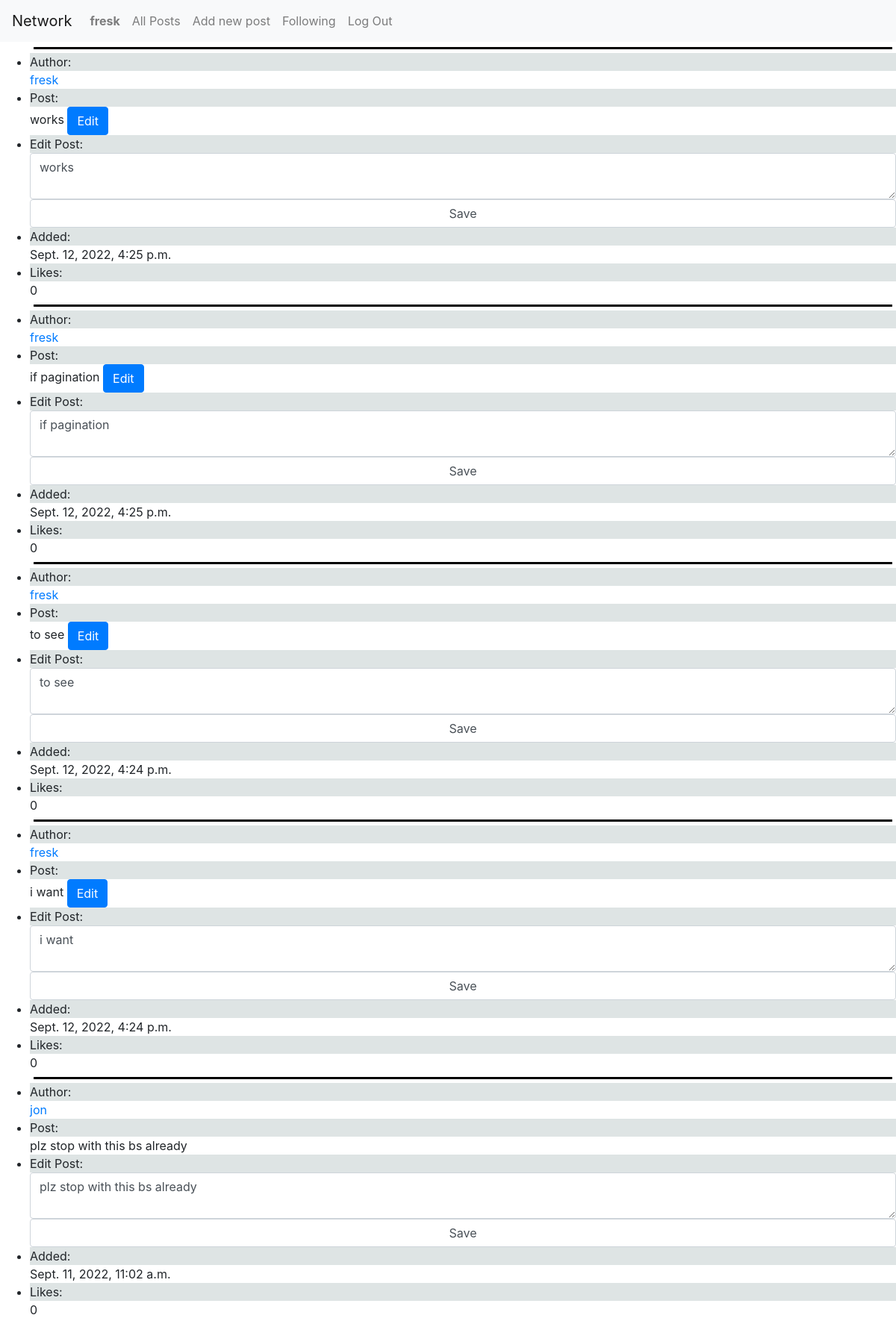
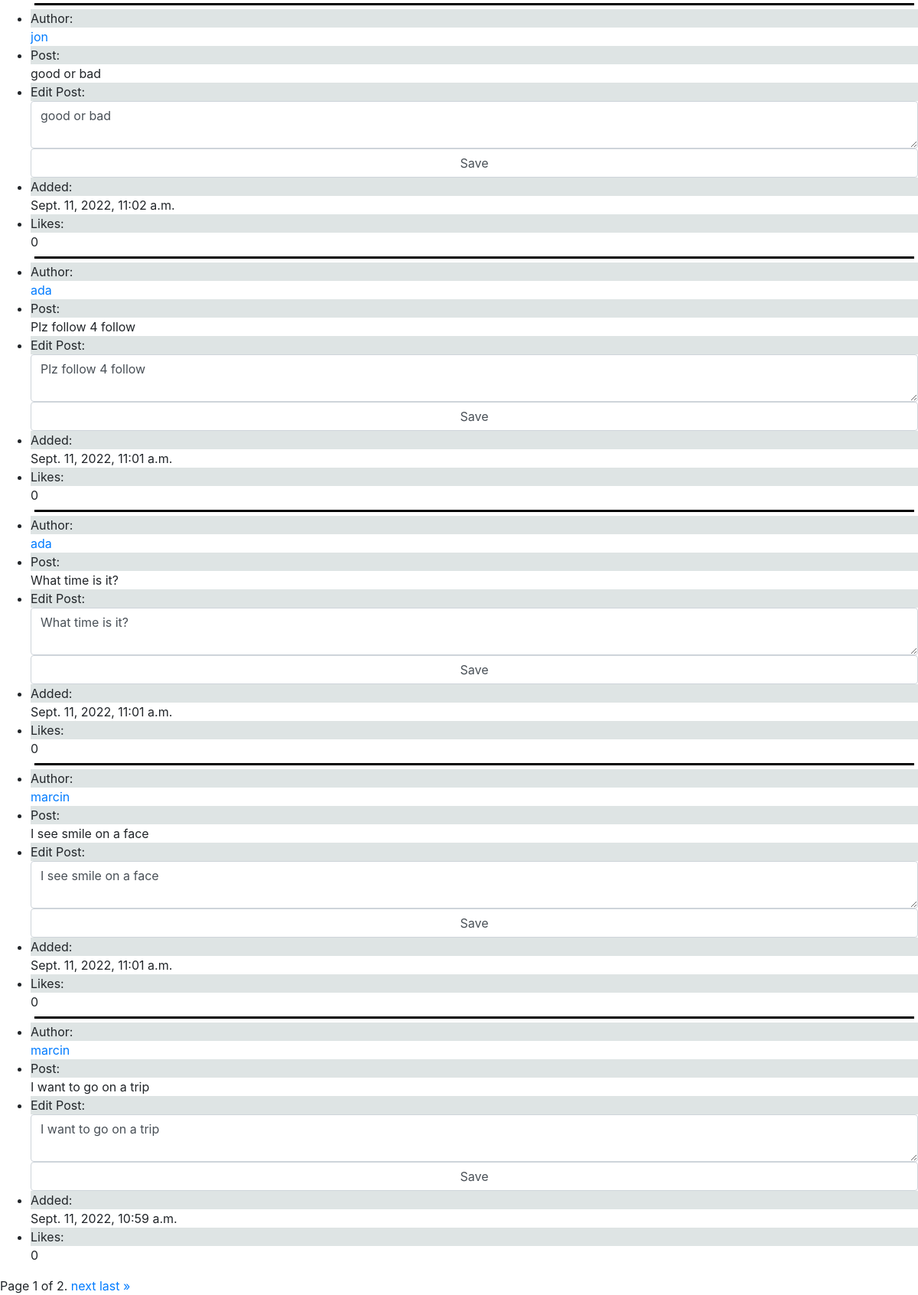
Screenshot of / (signed in) with the database file from the repository (2 pictures, top to bottom).
### network/models.py (models this page shows, shortened)
class User(AbstractUser):
    followers_number = models.IntegerField(default=0)
    following_number = models.IntegerField(default=0)
    followers = models.ManyToManyField("self", blank=True, symmetrical=False, related_name="u_followers")
    following = models.ManyToManyField("self", blank=True,  symmetrical=False, related_name="u_following")

class New_post(models.Model):
    poster = models.ForeignKey(User, on_delete=models.CASCADE, related_name="poster")
    post = models.TextField(max_length=500)
    date = models.DateTimeField(auto_now=True)
    likes = models.IntegerField(default=0)

### network/views.py (the view)
# urls.py: path("", views.index, name="index"),
def index(request):
    posts = list(reversed(New_post.objects.all()))
    paginator = Paginator(posts, 10)
    page_number = request.GET.get('page')
    page_obj = paginator.get_page(page_number)
    return render(request, "network/index.html", {
        "page_obj": page_obj
    })

### network/templates/network/index.html (shortened to what this page needs)
{% extends "network/layout.html" %}
{% load static %}
{% block body %}
    <ul>
        {% for post in page_obj %}
            <div class="line"></div>
            <div>
                <li>
                    <div class="grey">Author:</div>
                    <a href="{% url 'profile' post.poster.id %}">{{ post.poster }}</a>
                </li>
                <div class="post">
                    <li>
                        <div class="grey">Post:</div>{{ post.post }}
                        {% if post.poster == user %}
                            <button class="btn btn-primary" class="edit-b" data-box="edit-button" name="ed" value="esd">Edit</button>
                        {% endif %}
                    </li>
                </div>
                <div class="edit">
                    <li>
                        <div class="grey">Edit Post:</div>
                        <form id="edit-post">
                            <textarea class="form-control">{{ post.post }}</textarea>
                            <input class="form-control" type="submit" value="Save" class="btn btn-primary"/>
                        </form>
                    </li>
                </div>
                <li><div class="grey">Added:</div>{{ post.date }}</li>
                <li><div class="grey">Likes:</div>{{ post.likes }}</li>
                {% empty %}
                <li>No current posts</li>
            </div>
            {% endfor %}
    </ul>
    <div class="pagination">
        <span class="step-links">
            <span class="current">
                Page {{ page_obj.number }} of {{ page_obj.paginator.num_pages }}.
            </span>
            {% if page_obj.has_next %}
                <a href="?page={{ page_obj.next_page_number }}">next</a>
                <a href="?page={{ page_obj.paginator.num_pages }}">last &raquo;</a>
            {% endif %}
        </span>
    </div>
{% endblock %}

### network/templates/network/layout.html (shortened to what this page needs)
{% load static %}
<!DOCTYPE html>
<html lang="en">
    <head>
        <link rel="stylesheet" href="https://stackpath.bootstrapcdn.com/bootstrap/4.4.1/css/bootstrap.min.css">
        <link href="{% static 'network/styles.css' %}" rel="stylesheet">
    </head>
    <body>
        <nav class="navbar navbar-expand-lg navbar-light bg-light">
            <a class="navbar-brand" href="#">Network</a>
            <div>
              <ul class="navbar-nav mr-auto">
                {% if user.is_authenticated %}
                    <li class="nav-item">
                        <a class="nav-link" href="{% url 'profile' user.id %}"><strong>{{ user.username }}</strong></a>
                    </li>
                {% endif %}
                <li class="nav-item">
                  <a class="nav-link" href="{% url 'index' %}">All Posts</a>
                </li>
                {% if user.is_authenticated %}
                    <li class="nav-item">
                        <a class="nav-link" href="{% url 'new_post' %}">Add new post</a>
                    </li>
                    <li class="nav-item">
                        <a class="nav-link" href="{% url 'following' %}">Following</a>
                    </li>
                    <li class="nav-item">
                        <a class="nav-link" href="{% url 'logout' %}">Log Out</a>
                    </li>
                {% endif %}
              </ul>
            </div>
          </nav>
        <div class="body">
            {% block body %}
            {% endblock %}
        </div>
    </body>
</html>

### network/static/network/styles.css (style rules this page uses)
.line { border-bottom: 3px solid black; height: 5px; margin: 5px; }
.grey { background-color: rgba(210, 218, 218, 0.733); }

### rows the page displays
User: username "fresk"
New_post: poster "fresk", post "works", shows "Edit", date "Sept. 12, 2022, 4:25 p.m.", likes "0"
New_post: poster "fresk", post "if pagination", shows "Edit", date "Sept. 12, 2022, 4:25 p.m.", likes "0"
New_post: poster "fresk", post "to see", shows "Edit", date "Sept. 12, 2022, 4:24 p.m.", likes "0"
New_post: poster "fresk", post "i want", shows "Edit", date "Sept. 12, 2022, 4:24 p.m.", likes "0"
New_post: poster "jon", post "plz stop with this bs already", date "Sept. 11, 2022, 11:02 a.m.", likes "0"
New_post: poster "jon", post "good or bad", date "Sept. 11, 2022, 11:02 a.m.", likes "0"
New_post: poster "ada", post "Plz follow 4 follow", date "Sept. 11, 2022, 11:01 a.m.", likes "0"
New_post: poster "ada", post "What time is it?", date "Sept. 11, 2022, 11:01 a.m.", likes "0"
New_post: poster "marcin", post "I see smile on a face", date "Sept. 11, 2022, 11:01 a.m.", likes "0"
New_post: poster "marcin", post "I want to go on a trip", date "Sept. 11, 2022, 10:59 a.m.", likes "0"

### other values shown
{{ page_obj.number }} "1"
{{ page_obj.paginator.num_pages }} "2"
